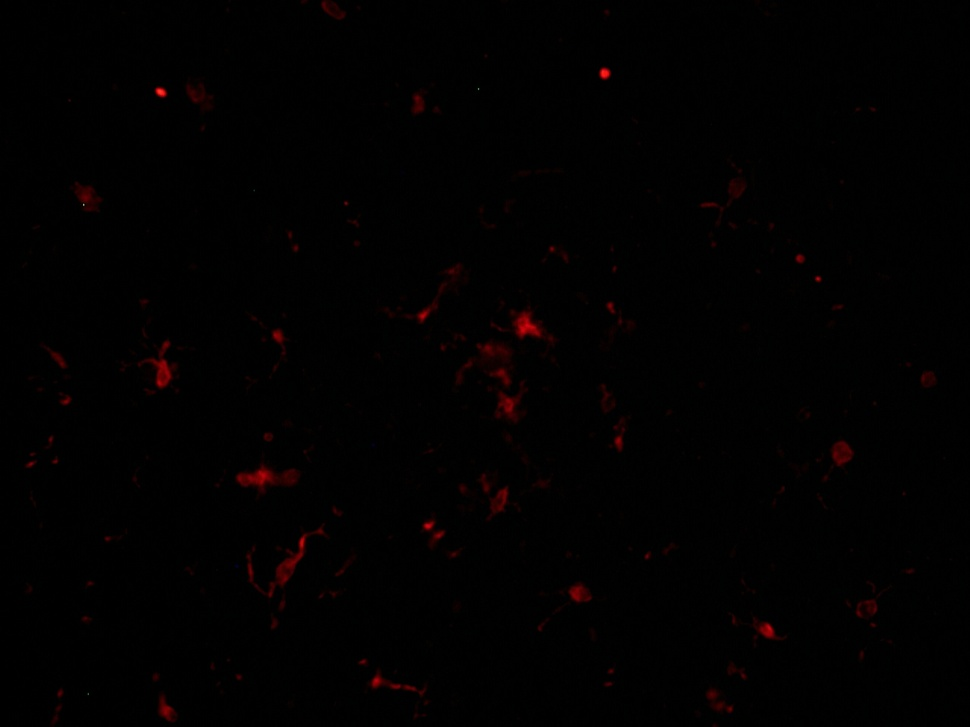
#> input picture data/Image_example1.JPG, 970 x 727 px, shrunk from 1280 x 960 before the run; its folder holds only this picture in this run
$ python quantify_red_area.py
#> lines starting #> are read from the running program, lines starting #| are printed output that depends on the picture; after the words box and inside, x2 and y2 are one past the last pixel; in counts of white or black regions, pixels touching at a corner belong together
"""
Quantification of red area in images.

This script processes all images in an input folder, identifies red pixels using
an RGB threshold, calculates the percentage of red area in each image, and saves
the results to an Excel file.

Red pixel criterion:
    R > G + red_offset
    R > B + red_offset
    R > min_red_value
"""

from pathlib import Path
import argparse

import cv2
import numpy as np
import matplotlib.pyplot as plt
from openpyxl import Workbook


# Image extensions accepted by the script
EXTENSIONS = {".jpg", ".jpeg", ".png", ".gif", ".webp", ".bmp"}


def calculate_red_area(image_path, red_offset=20, min_red_value=20):
    """
    Calculate the red area of an image.

    Parameters
    ----------
    image_path : pathlib.Path
        Path to the image file.

    red_offset : int
        Minimum difference required between the red channel and the green/blue
        channels.

    min_red_value : int
        Minimum value required for the red channel.

    Returns
    -------
    result : dict
        Dictionary containing the image name, red area, total area and red
        percentage.

    img_rgb : numpy.ndarray
        Image converted from BGR to RGB.

    red_mask : numpy.ndarray
        Boolean mask where True indicates pixels classified as red.
    """
#> called with red_offset = 20, min_red_value = 20

    # Read image using OpenCV
    img = cv2.imread(str(image_path))
#> img is the input picture: shape (727, 970, 3); mean B, G, R 0.7, 0.7, 2

    # Check that the image was correctly read
    if img is None:
        raise ValueError(f"Could not read image: {image_path}")

    # Convert from BGR, used by OpenCV, to RGB
    img_rgb = cv2.cvtColor(img, cv2.COLOR_BGR2RGB)

    # Separate RGB channels
    R = img_rgb[:, :, 0].astype(np.int16)
    G = img_rgb[:, :, 1].astype(np.int16)
    B = img_rgb[:, :, 2].astype(np.int16)

    # Define red mask
    red_mask = (
        (R > G + red_offset)
        & (R > B + red_offset)
        & (R > min_red_value)
    )
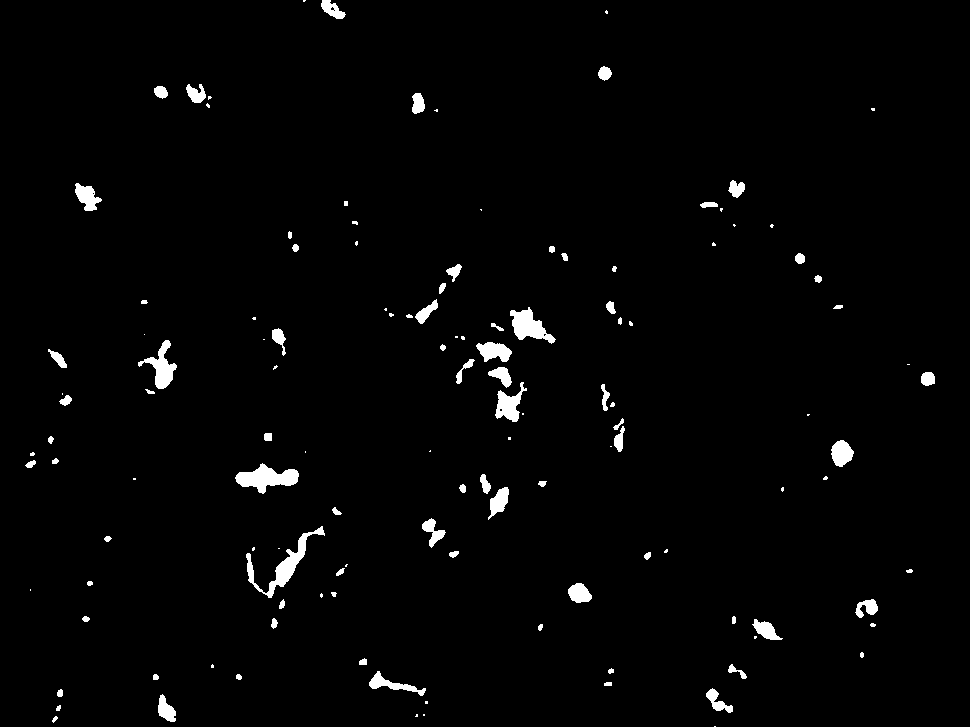
#> red_mask: shape (727, 970) bool; 1.9% white; 129 white regions (48 under 20 px), largest, box (x1, y1, x2, y2) and area: (246, 526, 325, 598) 1077, (235, 463, 299, 494) 1019, (510, 307, 556, 344) 818

    # Calculate areas
    red_area = int(np.sum(red_mask))
#> red_area = 13409
    total_area = int(red_mask.size)
#> total_area = 705190
    red_percentage = round((red_area / total_area) * 100, 2)
#> red_percentage = 1.9

    result = {
        "image_name": image_path.name,
        "red_area_pixels": red_area,
        "total_area_pixels": total_area,
        "red_percentage": red_percentage,
    }
#> result = {'image_name': 'Image_example1.JPG', 'red_area_pixels': 13409, 'total_area_pixels': 705190, 'red_percentage': 1.9}

    return result, img_rgb, red_mask


def save_results_to_excel(results, output_file):
    """
    Save the analysis results to an Excel file.

    Parameters
    ----------
    results : list of dict
        List containing the results for each processed image.

    output_file : pathlib.Path
        Path where the Excel file will be saved.
    """

    # Create output folder if it does not exist
    output_file.parent.mkdir(parents=True, exist_ok=True)

    # Create new Excel workbook
    wb = Workbook()
    ws = wb.active
    ws.title = "Results"

    # Write headers
    ws.append([
        "image_name",
        "red_area_pixels",
        "total_area_pixels",
        "red_percentage"
    ])

    # Write results
    for result in results:
        ws.append([
            result["image_name"],
            result["red_area_pixels"],
            result["total_area_pixels"],
            result["red_percentage"],
        ])

    # Save Excel file
    wb.save(output_file)


def plot_image_and_mask(img_rgb, red_mask, image_name):
    """
    Display the original image and the red mask.

    Parameters
    ----------
    img_rgb : numpy.ndarray
        Original image in RGB format.

    red_mask : numpy.ndarray
        Boolean mask identifying red pixels.

    image_name : str
        Name of the image file.
    """

    plt.figure(figsize=(20, 10))

    plt.subplot(1, 2, 1)
    plt.imshow(img_rgb)
    plt.title(f"Original image: {image_name}")
    plt.axis("off")

    plt.subplot(1, 2, 2)
    plt.imshow(red_mask, cmap="gray")
    plt.title("Red mask")
    plt.axis("off")

    plt.tight_layout()
    plt.show()


def main():
    """
    Main function.
    """

    parser = argparse.ArgumentParser(
        description="Quantify red area percentage in image files."
    )

    parser.add_argument(
        "--input",
        default="data",
        help="Path to the folder containing the input images."
    )

    parser.add_argument(
        "--output",
        default="results/red_area_results.xlsx",
        help="Path to the output Excel file."
    )

    parser.add_argument(
        "--red-offset",
        type=int,
        default=20,
        help="Minimum difference between the red channel and the green/blue channels."
    )

    parser.add_argument(
        "--min-red-value",
        type=int,
        default=20,
        help="Minimum value required for the red channel."
    )

    parser.add_argument(
        "--show",
        action="store_true",
        help="Display the original image and the red mask for each image."
    )

    args = parser.parse_args()

    input_dir = Path(args.input)
    output_file = Path(args.output)

    # Check that input folder exists
    if not input_dir.exists():
        raise FileNotFoundError(f"Input folder does not exist: {input_dir}")

    # Get image files
    image_files = sorted([
        file for file in input_dir.iterdir()
        if file.suffix.lower() in EXTENSIONS
    ])

    # Check that images were found
    if not image_files:
        raise ValueError(f"No image files found in: {input_dir}")

    results = []

    # Process each image
    for image_path in image_files:
        result, img_rgb, red_mask = calculate_red_area(
            image_path,
            red_offset=args.red_offset,
            min_red_value=args.min_red_value,
        )

        results.append(result)

        print(f"Processed image: {result['image_name']}")
#| Processed image: Image_example1.JPG
        print(f"Red area: {result['red_area_pixels']} pixels")
#| Red area: 13409 pixels
        print(f"Total area: {result['total_area_pixels']} pixels")
#| Total area: 705190 pixels
        print(f"Red percentage: {result['red_percentage']}%")
#| Red percentage: 1.9%
        print("-" * 50)

        if args.show:
            plot_image_and_mask(
                img_rgb=img_rgb,
                red_mask=red_mask,
                image_name=result["image_name"]
            )

    # Save all results at the end
    save_results_to_excel(results, output_file)
#> the loop in save_results_to_excel, `for result in results:` made 1 pass

    print(f"Results saved to: {output_file}")


if __name__ == "__main__":
    main()

$ run again, on data/Image_example2.JPG
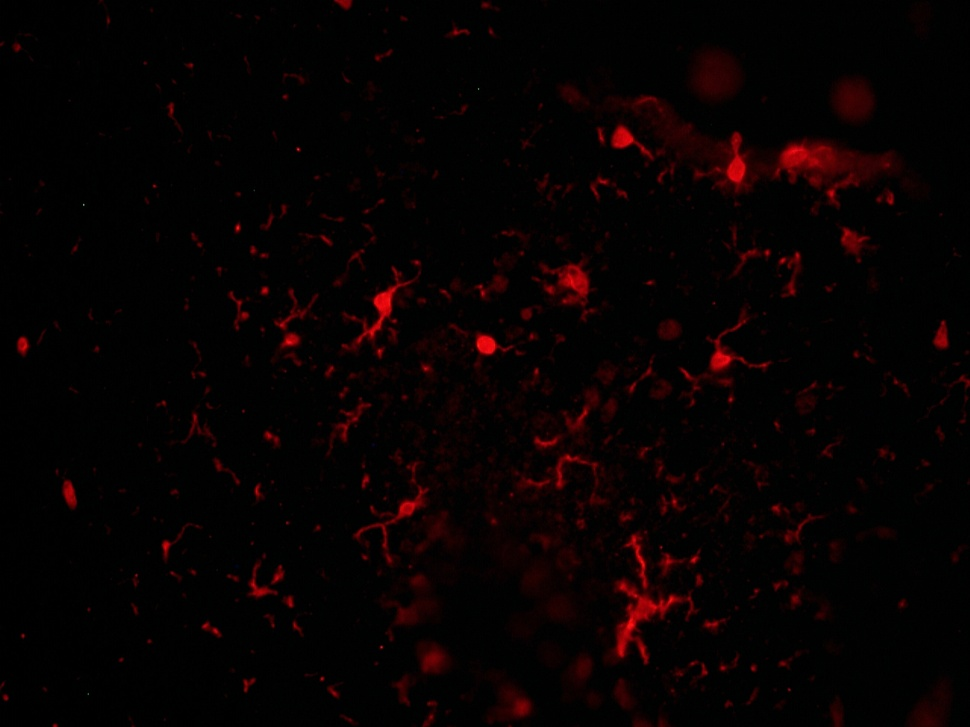
#> input picture data/Image_example2.JPG, 970 x 727 px, shrunk from 1280 x 960 before the run
#> in calculate_red_area, img is the input picture: shape (727, 970, 3); mean B, G, R 1.3, 1.3, 7.7
#> in calculate_red_area, `R = img_rgb[:, :, 0].astype(np.int16)`:
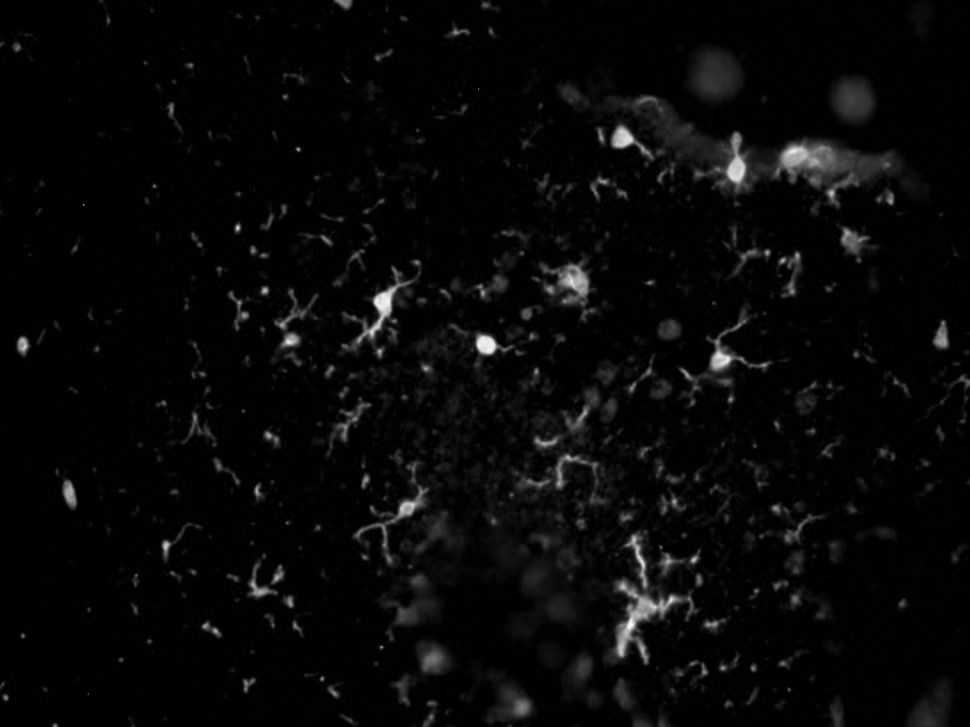
#> R: shape (727, 970) int16; min 0, max 253, mean 7.7
#> in calculate_red_area, `red_mask = ( (R > G + red_offset) & (R > B + red_offset) & (R > min_re..`:
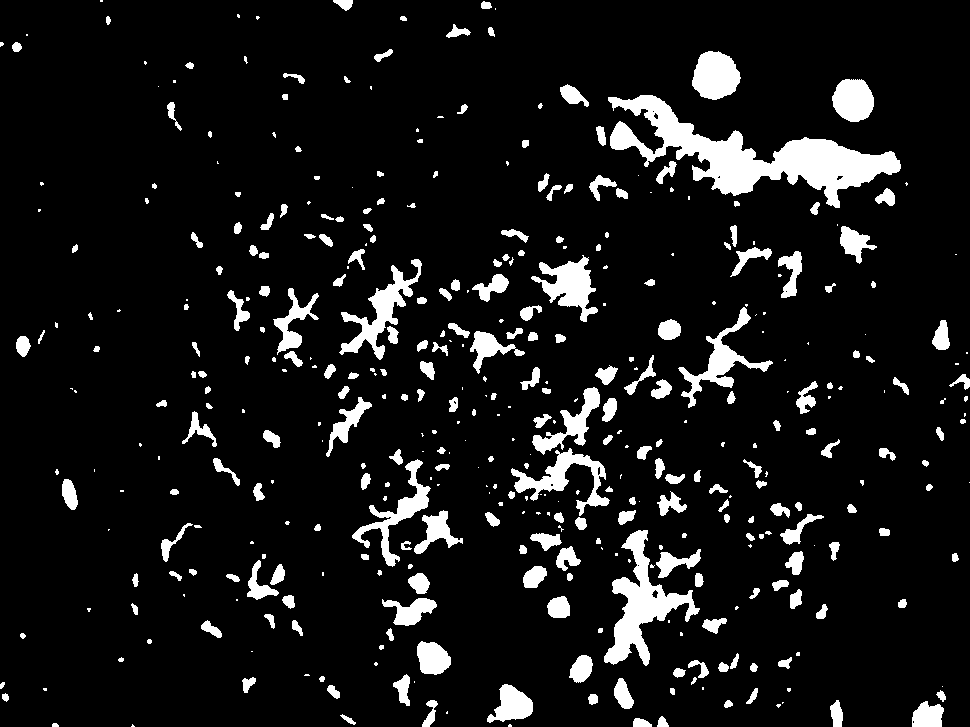
#> red_mask: shape (727, 970) bool; 9.1% white; 420 white regions (157 under 20 px), largest, box (x1, y1, x2, y2) and area: (608, 95, 901, 208) 10665, (604, 530, 700, 666) 4136, (339, 259, 422, 360) 2224
#> red_area = 64222
#> red_percentage = 9.11
#> in calculate_red_area, `result = { "image_name": image_path.name, "red_area_pixels": red_area,..`: result = {'image_name': 'Image_example2.JPG', 'red_area_pixels': 64222, 'total_area_pixels': 705190, 'red_percentage': 9.11}
#| Processed image: Image_example2.JPG
#| Red area: 64222 pixels
#| Total area: 705190 pixels
#| Red percentage: 9.11%
#> the loop in save_results_to_excel, `for result in results:` made 1 pass
